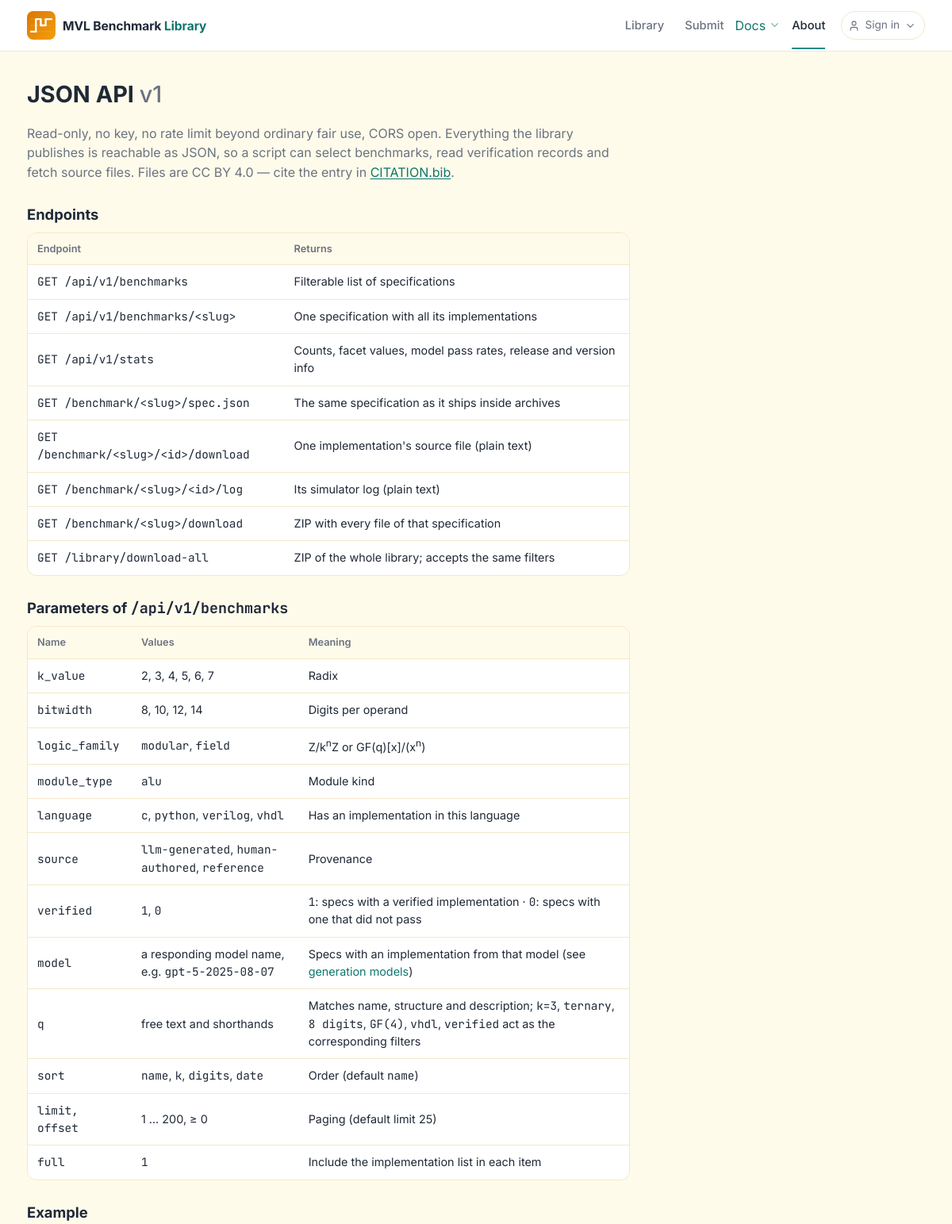
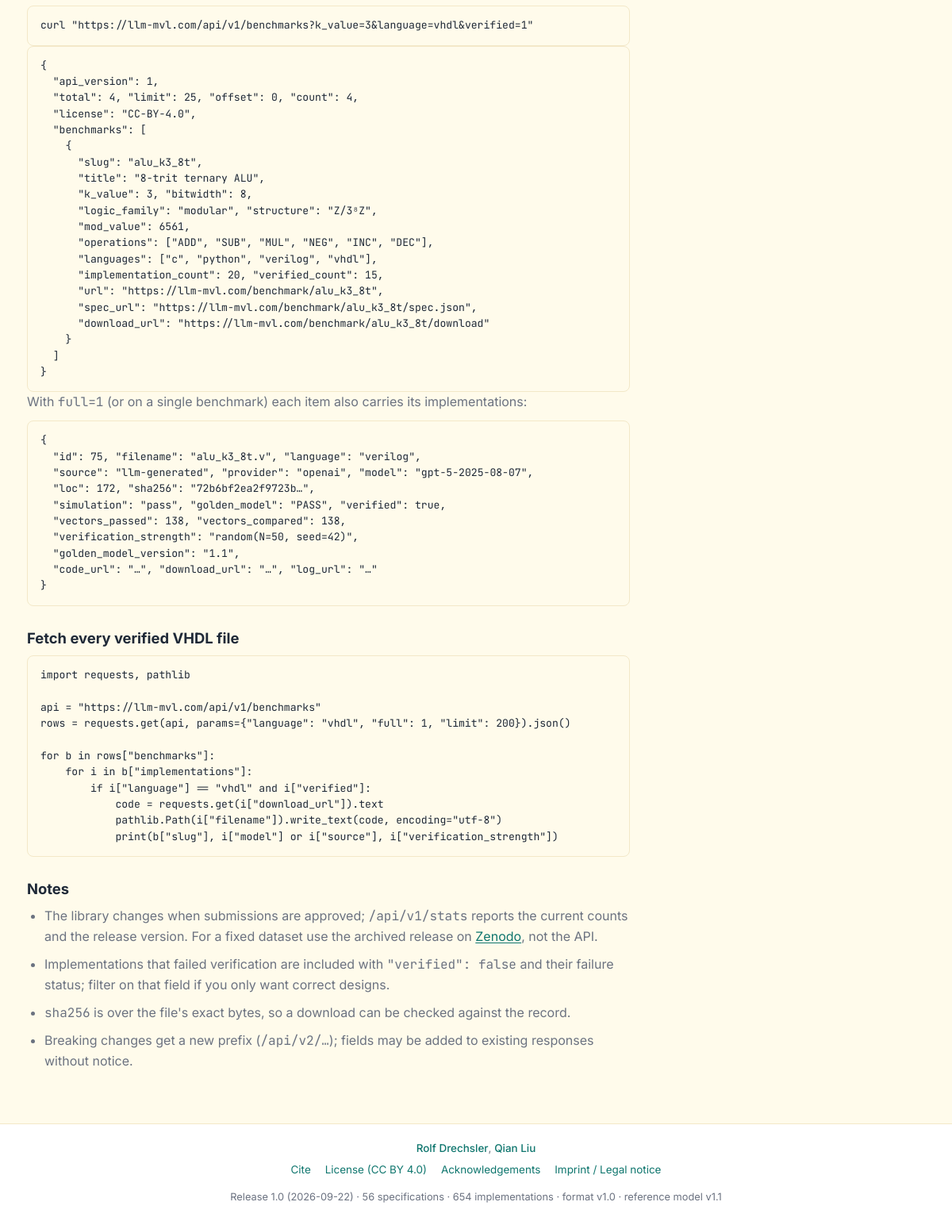
/api, run on the app's committed database (2 pictures, top to bottom).
### src/library/models.py (models this page shows, shortened)
class Benchmark(Base):
    __tablename__ = 'benchmarks'
    id = Column(Integer, primary_key=True)
    slug = Column(String(64), unique=True, nullable=False, index=True)   # alu_k3_8t
    module_type = Column(String(32), nullable=False, index=True)
    k_value = Column(Integer, nullable=False, index=True)
    bitwidth = Column(Integer, nullable=False, index=True)
    logic_type = Column(String(64), nullable=False)                       # "GF(3)", "GF(2^2)", "mod 6"
    logic_family = Column(String(16), nullable=False, index=True)         # gf-prime / gf-ext / ring
    mod_value = Column(BigInteger, nullable=False)
    operations = Column(JSON, nullable=False, default=list)
    params = Column(JSON, nullable=False, default=dict)
    title = Column(String(160), nullable=False)
    description = Column(Text, nullable=False, default='')
    status = Column(String(16), nullable=False, default='published', index=True)
    created_at = Column(DateTime, nullable=False, default=datetime.utcnow, index=True)
    updated_at = Column(DateTime, nullable=False, default=datetime.utcnow, onupdate=datetime.utcnow)
    download_count = Column(Integer, nullable=False, default=0)
    implementations = relationship('Implementation', back_populates='benchmark',
                                   cascade='all, delete-orphan',
                                   order_by='Implementation.language')
    review_events = relationship('ReviewEvent', back_populates='benchmark',
                                 cascade='all, delete-orphan', order_by='ReviewEvent.created_at')
    __table_args__ = (UniqueConstraint('slug', name='uq_benchmark_slug'),)
    @property
    def published_implementations(self):
        return [i for i in self.implementations if i.status == 'published']

class Implementation(Base):
    __tablename__ = 'implementations'
    id = Column(Integer, primary_key=True)
    benchmark_id = Column(Integer, ForeignKey('benchmarks.id', ondelete='CASCADE'),
                          nullable=False, index=True)
    language = Column(String(16), nullable=False, index=True)
    filename = Column(String(128), nullable=False)
    code = Column(Text, nullable=False)
    sha256 = Column(String(64), nullable=False, index=True)
    source = Column(String(24), nullable=False, default='llm-generated', index=True)
    provider = Column(String(32))
    model_requested = Column(String(96))
    model_responded = Column(String(96))
    prompt_hash = Column(String(64))          # sha256 of the generation prompt (LLM sources)
    generated_at = Column(DateTime)
    loc = Column(Integer, nullable=False, default=0)
    test_vectors = Column(Integer, nullable=False, default=0)
    sim_status = Column(String(16), nullable=False, default='unverified')      # pass / fail / unverified
    sim_passed = Column(Integer, nullable=False, default=0)
    sim_total = Column(Integer, nullable=False, default=0)
    golden_status = Column(String(16), nullable=False, default='unverified')   # PASS / LOGIC_ERROR / ... / unverified
    golden_passed = Column(Integer, nullable=False, default=0)
    golden_compared = Column(Integer, nullable=False, default=0)
    verification_strength = Column(String(48))   # "random(N=50, seed=42)" / "exhaustive" / "bounded-formal"
    verification_meta = Column(JSON)             # {tools: {gcc: "15.2.0"...}, golden_model: "1.0", strategies: {...}}
    verification_report = Column(JSON)           # ValidationReport.summary() (strategy A) + strategy B summary
    verification_log = Column(Text)              # raw simulator output (truncated)
    verified_at = Column(DateTime)
    submitter_name = Column(String(120))
    submitter_email = Column(String(160))
    submitter_affiliation = Column(String(200))
    notes = Column(Text, default='')
    license = Column(String(24), nullable=False, default=LICENSE_ID)
    version = Column(Integer, nullable=False, default=1)
    status = Column(String(16), nullable=False, default='published', index=True)
    created_at = Column(DateTime, nullable=False, default=datetime.utcnow)
    download_count = Column(Integer, nullable=False, default=0)
    benchmark = relationship('Benchmark', back_populates='implementations')

### web/blueprints/library.py (the view)
@bp.route('/api')
def api_docs():
    with session_scope() as s:
        b = service.get_benchmark(s, 'alu_k3_8t')
        if b is None or b.status != 'published':
            rows = service.latest_benchmarks(s, 1)
            b = rows[0] if rows else None
        sample = service.api_benchmark(b, 'https://llm-mvl.com', with_implementations=False) if b else None
        impl = None
        if b is not None and b.published_implementations:
            full = service.api_benchmark(b, 'https://llm-mvl.com')
            impls = full['implementations']
            impl = next((i for i in impls if i['language'] == 'verilog' and i['verified']),
                        next((i for i in impls if i['verified']), impls[0]))
    return render_template('library/api.html', sample=sample, sample_impl=impl,
                           api_version=service.API_VERSION, page_size=service.PAGE_SIZE,
                           max_limit=API_MAX_LIMIT, languages=LANGUAGES, **_LABELS)

### web/templates/library/api.html (shortened to what this page needs)
{% extends "base.html" %}
{% set nav = 'about' %}
{% block content %}
<div class="prose">
    <h1>JSON API <span class="muted" style="font-weight:500">v{{ api_version }}</span></h1>
    <p>
        Read-only, no key, no rate limit beyond ordinary fair use, CORS open. Everything the library
        publishes is reachable as JSON, so a script can select benchmarks, read verification records
        and fetch source files. Files are CC BY 4.0 — cite the entry in
        <a href="{{ url_for('library.citation_file') }}">CITATION.bib</a>.
    </p>
    <h2>Endpoints</h2>
    <div class="table-wrap">
    <table class="bench">
        <thead><tr><th>Endpoint</th><th>Returns</th></tr></thead>
        <tbody>
            <tr><td class="mono">GET /api/v1/benchmarks</td><td>Filterable list of specifications</td></tr>
            <tr><td class="mono">GET /api/v1/benchmarks/&lt;slug&gt;</td><td>One specification with all its implementations</td></tr>
            <tr><td class="mono">GET /api/v1/stats</td><td>Counts, facet values, model pass rates, release and version info</td></tr>
            <tr><td class="mono">GET /benchmark/&lt;slug&gt;/spec.json</td><td>The same specification as it ships inside archives</td></tr>
            <tr><td class="mono">GET /benchmark/&lt;slug&gt;/&lt;id&gt;/download</td><td>One implementation's source file (plain text)</td></tr>
            <tr><td class="mono">GET /benchmark/&lt;slug&gt;/&lt;id&gt;/log</td><td>Its simulator log (plain text)</td></tr>
            <tr><td class="mono">GET /benchmark/&lt;slug&gt;/download</td><td>ZIP with every file of that specification</td></tr>
            <tr><td class="mono">GET /library/download-all</td><td>ZIP of the whole library; accepts the same filters</td></tr>
        </tbody>
    </table>
    </div>
    <h2>Parameters of <code>/api/v1/benchmarks</code></h2>
    <div class="table-wrap">
    <table class="bench">
        <thead><tr><th>Name</th><th>Values</th><th>Meaning</th></tr></thead>
        <tbody>
            <tr><td class="mono">k_value</td><td>2, 3, 4, 5, 6, 7</td><td>Radix</td></tr>
            <tr><td class="mono">bitwidth</td><td>8, 10, 12, 14</td><td>Digits per operand</td></tr>
            <tr><td class="mono">logic_family</td><td><code>modular</code>, <code>field</code></td><td>Z/k<sup>n</sup>Z or GF(q)[x]/(x<sup>n</sup>)</td></tr>
            <tr><td class="mono">module_type</td><td><code>alu</code></td><td>Module kind</td></tr>
            <tr><td class="mono">language</td><td>{% for c in languages %}<code>{{ c }}</code>{{ ', ' if not loop.last }}{% endfor %}</td><td>Has an implementation in this language</td></tr>
            <tr><td class="mono">source</td><td><code>llm-generated</code>, <code>human-authored</code>, <code>reference</code></td><td>Provenance</td></tr>
            <tr><td class="mono">verified</td><td><code>1</code>, <code>0</code></td><td><code>1</code>: specs with a verified implementation · <code>0</code>: specs with one that did not pass</td></tr>
            <tr><td class="mono">model</td><td>a responding model name, e.g. <code>gpt-5-2025-08-07</code></td><td>Specs with an implementation from that model (see <a href="{{ url_for('library.models') }}">generation models</a>)</td></tr>
            <tr><td class="mono">q</td><td>free text and shorthands</td><td>Matches name, structure and description; <code>k=3</code>, <code>ternary</code>, <code>8 digits</code>, <code>GF(4)</code>, <code>vhdl</code>, <code>verified</code> act as the corresponding filters</td></tr>
            <tr><td class="mono">sort</td><td><code>name</code>, <code>k</code>, <code>digits</code>, <code>date</code></td><td>Order (default <code>name</code>)</td></tr>
            <tr><td class="mono">limit, offset</td><td>1 … {{ max_limit }}, ≥ 0</td><td>Paging (default limit {{ page_size }})</td></tr>
            <tr><td class="mono">full</td><td><code>1</code></td><td>Include the implementation list in each item</td></tr>
        </tbody>
    </table>
    </div>
    <h2>Example</h2>
<pre class="bibtex">curl "https://llm-mvl.com/api/v1/benchmarks?k_value={{ sample.k_value }}&amp;language=vhdl&amp;verified=1"</pre>
<pre class="bibtex">{
  "api_version": {{ api_version }},
  "total": 4, "limit": {{ page_size }}, "offset": 0, "count": 4,
  "license": "CC-BY-4.0",
  "benchmarks": [
    {
      "slug": "{{ sample.slug }}",
      "title": "{{ sample.title }}",
      "k_value": {{ sample.k_value }}, "bitwidth": {{ sample.bitwidth }},
      "logic_family": "{{ sample.logic_family }}", "structure": "{{ sample.structure }}",
      "mod_value": {{ sample.mod_value }},
      "operations": {{ sample.operations | tojson }},
      "languages": {{ sample.languages | tojson }},
      "implementation_count": {{ sample.implementation_count }}, "verified_count": {{ sample.verified_count }},
      "url": "{{ sample.url }}",
      "spec_url": "{{ sample.spec_url }}",
      "download_url": "{{ sample.download_url }}"
    }
  ]
}</pre>
    {% if sample_impl %}
    <p>With <code>full=1</code> (or on a single benchmark) each item also carries its implementations:</p>
<pre class="bibtex">{
  "id": {{ sample_impl.id }}, "filename": "{{ sample_impl.filename }}", "language": "{{ sample_impl.language }}",
  "source": "{{ sample_impl.source }}", "provider": {{ sample_impl.provider | tojson }}, "model": {{ sample_impl.model | tojson }},
  "loc": {{ sample_impl.loc }}, "sha256": "{{ sample_impl.sha256[:16] }}…",
  "simulation": "{{ sample_impl.simulation }}", "golden_model": "{{ sample_impl.golden_model }}", "verified": {{ sample_impl.verified | tojson }},
  "vectors_passed": {{ sample_impl.vectors_passed }}, "vectors_compared": {{ sample_impl.vectors_compared }},
  "verification_strength": "{{ sample_impl.verification_strength }}",
  "golden_model_version": {{ sample_impl.golden_model_version | tojson }},
  "code_url": "…", "download_url": "…", "log_url": "…"
}</pre>
    {% endif %}
    <h2>Fetch every verified VHDL file</h2>
<pre class="bibtex">import requests, pathlib
api = "https://llm-mvl.com/api/v1/benchmarks"
rows = requests.get(api, params={"language": "vhdl", "full": 1, "limit": 200}).json()
for b in rows["benchmarks"]:
    for i in b["implementations"]:
        if i["language"] == "vhdl" and i["verified"]:
            code = requests.get(i["download_url"]).text
            pathlib.Path(i["filename"]).write_text(code, encoding="utf-8")
            print(b["slug"], i["model"] or i["source"], i["verification_strength"])</pre>
    <h2>Notes</h2>
    <ul>
        <li>The library changes when submissions are approved; <code>/api/v1/stats</code> reports the
            current counts and the release version. For a fixed dataset use the archived release on
            <a href="{{ url_for('library.cite') }}">Zenodo</a>, not the API.</li>
        <li>Implementations that failed verification are included with <code>"verified": false</code>
            and their failure status; filter on that field if you only want correct designs.</li>
        <li><code>sha256</code> is over the file's exact bytes, so a download can be checked against
            the record.</li>
        <li>Breaking changes get a new prefix (<code>/api/v2/…</code>); fields may be added to existing
            responses without notice.</li>
    </ul>
</div>
{% endblock %}

### web/templates/base.html (shortened to what this page needs)
<!DOCTYPE html>
<html lang="en">
<head>
    <link rel="stylesheet" href="{{ url_for('static', filename='css/library.css', v=asset_version) }}">
</head>
<body>
    <header class="site-header">
        <div class="container header-inner">
            <a href="{{ url_for('library.home') }}" class="brand" aria-label="MVL Benchmark Library, home">
                <img src="{{ url_for('static', filename='brand/mvl-logo-horizontal.svg') }}" alt="" class="brand-logo" width="406" height="64">
            </a>
            <nav class="site-nav" id="siteNav">
                <a href="{{ url_for('library.browse') }}" class="{{ 'active' if nav == 'library' else '' }}">Library</a>
                <a href="{{ url_for('submit.form') }}" class="{{ 'active' if nav == 'submit' else '' }}">Submit</a>
                <div class="nav-drop" id="docsMenu">
                    <a href="{{ url_for('library.docs') }}" class="{{ 'active' if nav == 'docs' else '' }}">Docs
                        <i data-lucide="chevron-down" class="icon-sm icon drop-caret"></i></a>
                </div>
                <a href="{{ url_for('library.about') }}" class="{{ 'active' if nav == 'about' else '' }}">About</a>
                <div class="user-menu" id="userMenu">
                    <button type="button" aria-haspopup="true" aria-expanded="false">
                        <i data-lucide="{{ 'user-check' if is_authed else 'user' }}" class="icon-sm icon"></i>
                        {{ 'Maintainer' if is_authed else 'Sign in' }}
                        <i data-lucide="chevron-down" class="icon-sm icon"></i>
                    </button>
                </div>
            </nav>
        </div>
    </header>
    <main class="container page">
        {% block content %}{% endblock %}
    </main>
    <footer class="site-footer">
        <div class="container footer-inner">
            <div class="footer-authors">
                <a href="https://de.linkedin.com/in/rolf-drechsler-2304a98" target="_blank" rel="noopener">Rolf Drechsler</a>,
                <a href="https://www.linkedin.com/in/qian-liu-0707482bb/" target="_blank" rel="noopener">Qian Liu</a>
            </div>
            <div class="footer-links">
                <a href="{{ url_for('library.cite') }}">Cite</a>
                <a href="https://creativecommons.org/licenses/by/4.0/" target="_blank" rel="noopener">License (CC BY 4.0)</a>
                <a href="{{ url_for('library.acknowledgements') }}">Acknowledgements</a>
                <a href="#" id="legalLink">Imprint / Legal notice</a>
            </div>
            <div class="footer-status">
                Release {{ site_status.release.version }}{% if site_status.release.date %} ({{ site_status.release.date }}){% endif %} ·
                {{ site_status.benchmarks }} specification{{ '' if site_status.benchmarks == 1 else 's' }} ·
                {{ site_status.implementations }} implementation{{ '' if site_status.implementations == 1 else 's' }} ·
                format v{{ format_version }} · reference model v{{ golden_version }}
            </div>
        </div>
    </footer>
</body>
</html>

### data on the page
Benchmark: k_value "3", slug "alu_k3_8t", title "8-trit ternary ALU", bitwidth "8", logic_family "modular", structure "Z/3⁸Z", mod_value "6561", operations|tojson "[\"ADD\", \"SUB\", \"MUL\", \"NEG\", \"INC\", \"DEC\"]"
Implementation: filename "alu_k3_8t.v", language "verilog", source "llm-generated", provider|tojson "\"openai\"", model|tojson "\"gpt-5-2025-08-07\"", sha256 "72b6bf2ea2f9723b", simulation "pass", golden_model "PASS", verification_strength "random(N=50, seed=42)"

### other printed values
{{ 'Maintainer' if is_authed else 'Sign in' }} "Sign in"
{{ api_version }} "1"
{{ c }} "c" "python" "verilog" "vhdl"
{{ ', ' if not loop.last }} "," "," ","
{{ max_limit }} "200"
{{ page_size }} "25"
{{ sample.languages | tojson }} "[\"c\", \"python\", \"verilog\", \"vhdl\"]"
{{ sample.implementation_count }} "20"
{{ sample.verified_count }} "15"
{{ sample.url }} "https://llm-mvl.com/benchmark/alu_k3_8t"
{{ sample.spec_url }} "https://llm-mvl.com/benchmark/alu_k3_8t/spec.json"
{{ sample.download_url }} "https://llm-mvl.com/benchmark/alu_k3_8t/download"
{{ sample_impl.id }} "75"
{{ sample_impl.loc }} "172"
{{ sample_impl.verified | tojson }} "true"
